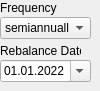
                     <widget class="QWidget" name="FixedDate">
                      <attribute name="title">
                       <string>Fixed</string>
                      </attribute>
                      <widget class="QDateEdit" name="rebalDateEdit">
                       <property name="geometry">
                        <rect>
                         <x>0</x>
                         <y>60</y>
                         <width>91</width>
                         <height>22</height>
                        </rect>
                       </property>
                       <property name="dateTime">
                        <datetime>
                         <hour>0</hour>
                         <minute>0</minute>
                         <second>0</second>
                         <year>2022</year>
                         <month>1</month>
                         <day>1</day>
                        </datetime>
                       </property>
                       <property name="maximumDateTime">
                        <datetime>
                         <hour>23</hour>
                         <minute>59</minute>
                         <second>59</second>
                         <year>2023</year>
                         <month>12</month>
                         <day>31</day>
                        </datetime>
                       </property>
                       <property name="minimumDateTime">
                        <datetime>
                         <hour>0</hour>
                         <minute>0</minute>
                         <second>0</second>
                         <year>2021</year>
                         <month>1</month>
                         <day>1</day>
                        </datetime>
                       </property>
                       <property name="maximumDate">
                        <date>
                         <year>2023</year>
                         <month>12</month>
                         <day>31</day>
                        </date>
                       </property>
                       <property name="minimumDate">
                        <date>
                         <year>2021</year>
                         <month>1</month>
                         <day>1</day>
                        </date>
                       </property>
                       <property name="displayFormat">
                        <string>dd.MM.yyyy</string>
                       </property>
                       <property name="calendarPopup">
                        <bool>true</bool>
                       </property>
                       <property name="date">
                        <date>
                         <year>2022</year>
                         <month>1</month>
                         <day>1</day>
                        </date>
                       </property>
                      </widget>
                      <widget class="QLabel" name="label_41">
                       <property name="geometry">
                        <rect>
                         <x>0</x>
                         <y>0</y>
                         <width>81</width>
                         <height>16</height>
                        </rect>
                       </property>
                       <property name="text">
                        <string>Frequency</string>
                       </property>
                      </widget>
                      <widget class="QComboBox" name="freqencyComboBox">
                       <property name="geometry">
                        <rect>
                         <x>0</x>
                         <y>17</y>
                         <width>91</width>
                         <height>22</height>
                        </rect>
                       </property>
                       <property name="currentIndex">
                        <number>2</number>
                       </property>
                       <item>
                        <property name="text">
                         <string>monthly</string>
                        </property>
                       </item>
                       <item>
                        <property name="text">
                         <string>quarterly</string>
                        </property>
                       </item>
                       <item>
                        <property name="text">
                         <string>semiannually</string>
                        </property>
                       </item>
                       <item>
                        <property name="text">
                         <string>annually</string>
                        </property>
                       </item>
                      </widget>
                      <widget class="QLabel" name="label_40">
                       <property name="geometry">
                        <rect>
                         <x>0</x>
                         <y>43</y>
                         <width>81</width>
                         <height>16</height>
                        </rect>
                       </property>
                       <property name="text">
                        <string>Rebalance Date</string>
                       </property>
                      </widget>
                     </widget>
